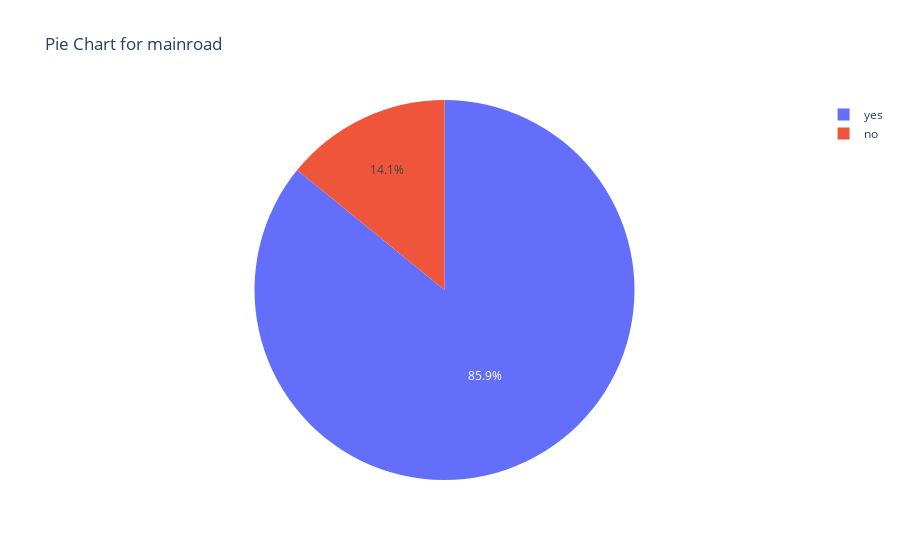

Notebook code cell kept with this figure:
### Code cell
draw_pie_chart(data, "mainroad")

### Figure 1 — Plotly figure (JSON) as saved in the notebook; plotly's stock layout.template omitted (floating-point values rounded to 4 significant figures)
{"data": [{"domain": {"x": [0, 1], "y": [0, 1]}, "hovertemplate": "label=%{label}<br>value=%{value}<extra></extra>", "labels": ["yes", "no"], "legendgroup": "", "name": "", "showlegend": true, "type": "pie", "values": [468, 77]}], "layout": {"autosize": true, "legend": {"tracegroupgap": 0}, "title": {"text": "Pie Chart for mainroad"}}}
